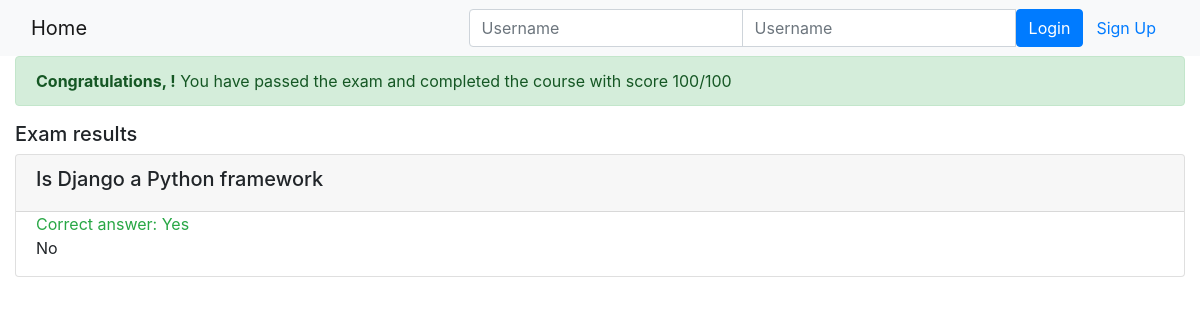
Page /onlinecourse/course/1/submission/1/result/ on the committed database.
### onlinecourse/models.py (models this page shows, shortened)
class Question(models.Model):
    course = models.ForeignKey(Course, on_delete=models.CASCADE)
    content = models.CharField(max_length=200)
    grade = models.IntegerField(default=50)

class Choice(models.Model):
    question = models.ForeignKey(Question, on_delete=models.CASCADE)
    content = models.CharField(max_length=200)
    is_correct = models.BooleanField(default=False)

### onlinecourse/views.py (the view)
# urls.py: path('course/<int:course_id>/submission/<int:submission_id>/result/', views.show_exam_result, name="exam_result"),
def show_exam_result(request, course_id, submission_id):
    context = {}
    course = get_object_or_404(Course, pk=course_id)
    submission = Submission.objects.get(id=submission_id)
    choices = submission.choices.all()
    total_score = 0
    questions = course.question_set.all()  # Assuming course has related questions
    for question in questions:
        correct_choices = question.choice_set.filter(is_correct=True)  # Get all correct choices for the question
        selected_choices = choices.filter(question=question)  # Get the user's selected choices for the question
        if set(correct_choices) == set(selected_choices):
            total_score += question.grade  # Add the question's grade only if all correct answers are selected
    context['course'] = course
    context['grade'] = total_score
    context['choices'] = choices
    return render(request, 'onlinecourse/exam_result_bootstrap.html', context)

### onlinecourse/templates/onlinecourse/exam_result_bootstrap.html (shortened to what this page needs)
<!DOCTYPE html>
<html lang="en">
<head>
    {% load static %}
    <link rel="stylesheet" href="https://maxcdn.bootstrapcdn.com/bootstrap/4.5.2/css/bootstrap.min.css">
</head>
<body>
 <nav class="navbar navbar-light bg-light">
    <div class="container-fluid">
        <div class="navbar-header">
              <a class="navbar-brand" href="{% url 'onlinecourse:index' %}">Home</a>
        </div>
        <ul class="nav navbar-nav navbar-right">
            {% if user.is_authenticated %}
            <li>
                <a class="btn btn-link" href="#">{{ user.first_name }}({{ user.username }})</a>
                <a class="btn btn-link" href="{% url 'onlinecourse:logout' %}">Logout</a>
            </li>
            {% else %}
            <li>
                <form class="form-inline" action="{% url 'onlinecourse:login' %}" method="post">
                    <div class="input-group">
                        <input type="text" class="form-control" placeholder="Username" name="username" >
                        <input type="password" class="form-control" placeholder="Username" name="psw" >
                        <button class="btn btn-primary" type="submit">Login</button>
                        <a class="btn btn-link" href="{% url 'onlinecourse:registration' %}">Sign Up</a>
                    </div>
                </form>
            </li>
            {% endif %}
        </ul>
    </div>
</nav>
<div class="container-fluid">
    {% if grade > 80 %}
    <div class="alert alert-success">
        <b>Congratulations, {{ user.first_name }}!</b> You have passed the exam and completed the course with score {{ grade }}/100
    </div>
        {% else %}
    <div class="alert alert-danger">
        <b>Failed</b> Sorry, {{ user.first_name }}! You have failed the exam with score {{ grade }}/100
    </div>
        <a class="btn btn-link text-danger" href="{% url 'onlinecourse:course_details' course.id %}">Re-test</a>
        {% endif %}
        <div class="card-columns-vertical mt-1">
            <h5 class="">Exam results</h5>
            {% for question in course.question_set.all %}
            <div class="card mt-1">
                <div class="card-header"><h5>{{ question.content }}</h5></div>
                <div class="form-group">
                    {% for choice in question.choice_set.all %}
                    <div class="form-check">
                        {% if choice.is_correct and choice in choices %}
                        <div class="text-success">Correct answer: {{ choice.content }}</div>
                        {% else %}{% if choice.is_correct and not choice in choices %}
                        <div class="text-warning">Not selected: {{ choice.content }}</div>
                        {% else %}{% if not choice.is_correct and choice in choices %}
                        <div class="text-danger">Wrong answer: {{ choice.content }}</div>
                        {% else %}
                        <div>{{ choice.content }}</div>
                        {% endif %}{% endif %}{% endif %}
                    </div>
                    {% endfor %}
                </div>
            </div>
            {% endfor %}
        </div>
    </div>
</body>
</html>

### rows in the picture
Question: content "Is Django a Python framework"
Choice: content "Yes"
Choice: content "No"

### other values in the picture
{{ grade }} "100"
